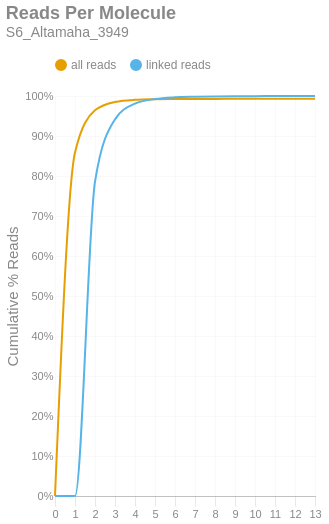

The notebook cell saved with this chart:
### Markdown cell above
### Reads per Molecule
This chart shows the cumulative distribution of the number of reads per linked molecule. That is, how many alignments are associated with a unique molecule. This excludes the number of reads associated with invalid or absent linked-read barcodes. The `linked` histogram is the percentages recalculated when disregarding singletons.

### Code cell
if SKIPLR:
    print_html(f"Skipped")
else:
    counts = np.bincount(valids['reads'].cast(pl.Int64).to_numpy())
    weighted = counts * np.arange(len(counts))
    all_perc = weighted / n_reads
    linked_perc = weighted / n_linked_reads
    linked_perc[1] = 0
    binned_df = pl.DataFrame({
        'readsper': list(range(len(counts))),
        'all reads (cumsum)': np.cumsum(all_perc).tolist(),
        'linked reads (cumsum)': np.cumsum(linked_perc).tolist(),
    })

    with SafeRender(binned_df):
        (
            density_plot(binned_df, 'Reads Per Molecule', samplename, 'readspmol')
            .encode(
                x=alt.X('readsper:O', title=None).axis(labelAngle=0).scale(padding=0),
                y=alt.Y('value:Q', title='Cumulative % Reads').axis(format='%').stack(False),
                color=alt.Color("key:N").scale(domain=["all reads", "linked reads"]),
                tooltip=[
                    alt.Tooltip("key:N", title="Data Type"),
                    alt.Tooltip("readsper:O", title="Reads Per Molecule"),
                    alt.Tooltip("value:Q", format=".2%", title="% Reads (Cum.)")
                ]            
            )
        ).display()

### Figure 1 — Vega-Lite specification as saved in the notebook (floating-point values rounded to 4 significant figures)
{"width": "container", "height": 400, "config": {"title": {"anchor": "start", "dy": -15, "fontSize": 18, "color": "#888888", "subtitleColor": "#888888", "subtitleFontSize": 14}, "arc": {"fill": "#0072B2"}, "axis": {"domainColor": "#888888", "domainWidth": 0.5, "gridWidth": 0.2, "grid": false, "titleFontWeight": 400, "titleFontSize": 15, "labelFontSize": 11, "labelColor": "#888888", "tickColor": "#888888", "tickWidth": 0.2, "titleColor": "#888888"}, "axisBand": {"grid": false}, "axisX": {"grid": true, "tickSize": 10, "domainCap": "round"}, "axisY": {"domain": false, "grid": true, "tickSize": 0, "domainCap": "round"}, "background": "transparent", "header": {"labelFontSize": 15, "labelColor": "#888888", "titleFontSize": 15, "titleFontWeight": 600, "titleColor": "#888888"}, "legend": {"labelFont": "sans-serif", "labelFontSize": 12, "labelColor": "#888888", "symbolSize": 100, "symbolType": "circle", "titleFontSize": 12, "titlePadding": 10, "titleColor": "#888888", "title": null, "orient": "top"}, "range": {"category": ["#E69F00", "#56B4E9", "#009E73", "#F0E442", "#0072B2", "#D55E00", "#CC79A7", "#000000"], "diverging": ["#cfe8f3", "#a2d4ec", "#73bfe2", "#46abdb", "#1696d2", "#12719e"]}, "area": {"fill": "#0072B2", "fillOpacity": 0.7, "line": true, "strokeOpacity": 0.7}, "line": {"color": "#0072B2", "stroke": "#0072B2", "strokeWidth": 2}, "trail": {"color": "#0072B2", "stroke": "#0072B2", "strokeWidth": 0, "size": 1}, "point": {"filled": true, "fillOpacity": 1.0, "size": 95}, "text": {"color": "#888888", "fontSize": 11, "align": "right", "fontWeight": 400, "size": 11}, "bar": {"fill": "#0072B2", "stroke": null}, "view": {"stroke": null, "continuousWidth": 660, "continuousHeight": 400}}, "data": {"name": "data-7750a57f37220314a132bc7e83173529"}, "mark": {"type": "line", "interpolate": "monotone", "point": {"opacity": 0, "size": 275}}, "encoding": {"color": {"field": "key", "scale": {"domain": ["all reads", "linked reads"]}, "type": "nominal"}, "tooltip": [{"field": "key", "title": "Data Type", "type": "nominal"}, {"field": "readsper", "title": "Reads Per Molecule", "type": "ordinal"}, {"field": "value", "format": ".2%", "title": "% Reads (Cum.)", "type": "quantitative"}], "x": {"axis": {"labelAngle": 0}, "field": "readsper", "scale": {"padding": 0}, "title": null, "type": "ordinal"}, "y": {"axis": {"format": "%"}, "field": "value", "stack": false, "title": "Cumulative % Reads", "type": "quantitative"}}, "params": [{"name": "param_c36ac31b6afebe62", "select": {"type": "point", "fields": ["key"]}, "bind": "legend"}], "title": {"text": "Reads Per Molecule", "subtitle": "S6_Altamaha_3949"}, "transform": [{"fold": ["all reads (cumsum)", "linked reads (cumsum)"]}, {"calculate": "replace(datum.key, ' (cumsum)', '')", "as": "key"}, {"filter": {"param": "param_c36ac31b6afebe62"}}], "usermeta": {"embedOptions": {"downloadFileName": "S6_Altamaha_3949.readspmol"}}, "$schema": "https://vega.github.io/schema/vega-lite/v6.1.0.json", "datasets": {"data-7750a57f37220314a132bc7e83173529": [{"readsper": 0, "all reads (cumsum)": 0.0, "linked reads (cumsum)": 0.0}, {"readsper": 1, "all reads (cumsum)": 0.8585, "linked reads (cumsum)": 0.0}, {"readsper": 2, "all reads (cumsum)": 0.9641, "linked reads (cumsum)": 0.7857}, {"readsper": 3, "all reads (cumsum)": 0.9851, "linked reads (cumsum)": 0.9416}, {"readsper": 4, "all reads (cumsum)": 0.9904, "linked reads (cumsum)": 0.981}, {"readsper": 5, "all reads (cumsum)": 0.9919, "linked reads (cumsum)": 0.9923}, {"readsper": 6, "all reads (cumsum)": 0.9925, "linked reads (cumsum)": 0.9967}, {"readsper": 7, "all reads (cumsum)": 0.9927, "linked reads (cumsum)": 0.9982}, {"readsper": 8, "all reads (cumsum)": 0.9928, "linked reads (cumsum)": 0.999}, {"readsper": 9, "all reads (cumsum)": 0.9928, "linked reads (cumsum)": 0.9995}, {"readsper": 10, "all reads (cumsum)": 0.9929, "linked reads (cumsum)": 0.9997}, {"readsper": 11, "all reads (cumsum)": 0.9929, "linked reads (cumsum)": 0.9998}, {"readsper": 12, "all reads (cumsum)": 0.9929, "linked reads (cumsum)": 0.9999}, {"readsper": 13, "all reads (cumsum)": 0.9929, "linked reads (cumsum)": 1.0}]}}
